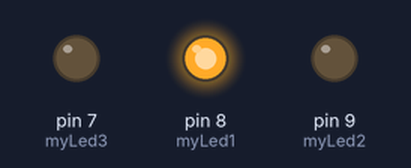
Simulated run of this sketch. Board: Arduino Uno, built with avr-gcc and run on an emulated ATmega328P. On the bench: output pins drawn as LEDs (lit = HIGH).

Above: at 0.2 s.
At 1.2 s:
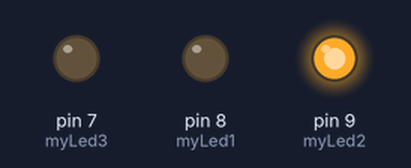
At 2.2 s:
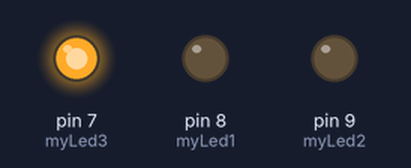
At 5.7 s:
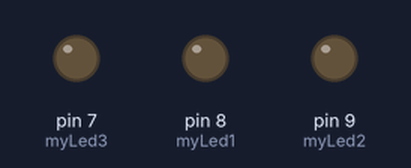
Timing chart, 0 to 6.9 s (numbered marks = the images above):
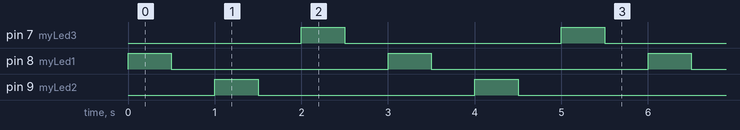

The sketch:

class_10_arduino_.ino
```cpp
int myLed1 = 8;
int myLed2 = 9;
int myLed3 = 7;

void setup() {
  // put your setup code here, to run once:
  pinMode(myLed1, OUTPUT);
  pinMode(myLed2, OUTPUT);
  pinMode(myLed3, OUTPUT);

}

void loop() {

digitalWrite(myLed1, HIGH);

delay(500);

digitalWrite(myLed1, LOW);

delay(500);


digitalWrite(myLed2, HIGH);

delay(500);

digitalWrite(myLed2, LOW);

delay(500);


digitalWrite(myLed3, HIGH);

delay(500);

digitalWrite(myLed3, LOW);

delay(500);


}
```

Measured:
- by itself, pin 7 (myLed3), pin 8 (myLed1), pin 9 (myLed2): alternates HIGH for 0.50 s and LOW for 2.5 s
- by itself, everything shown: repeats every 3.0 s, in 6 steps
